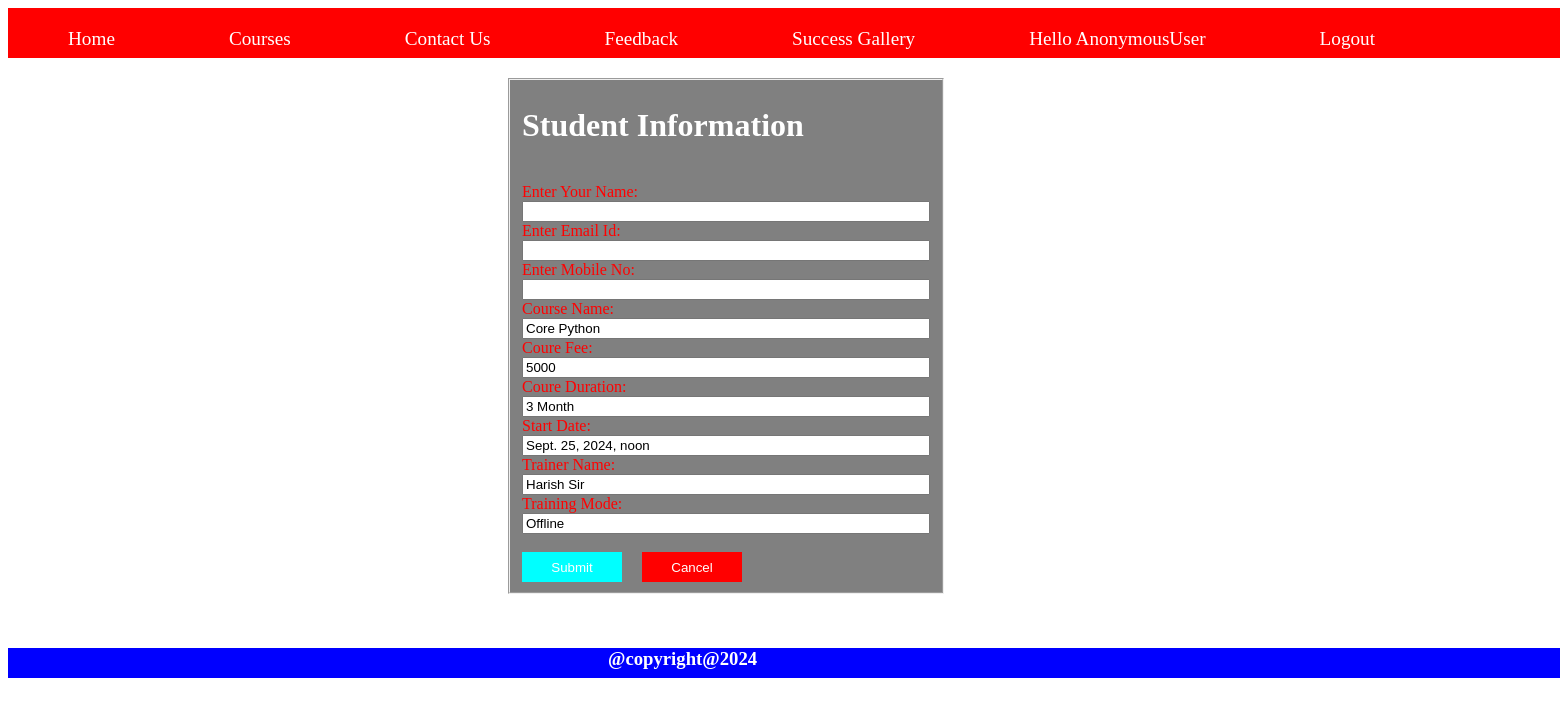
Screenshot of /enroll/1 with the database file from the repository.
### Instituteapp/models.py (models this page shows)
class courses(models.Model):
    course_name=models.CharField(max_length=50)
    fee=models.IntegerField()
    duration=models.CharField(max_length=50)
    stardate=models.DateTimeField()
    trainer_name=models.CharField(max_length=50)
    trainer_exp=models.CharField(max_length=10)
    training_mode=models.CharField(max_length=15)

### Instituteapp/views.py (the view, shortened to what this page needs)
# urls.py: path('enroll/<id>',views.enroll,name='enroll'),
def enroll(request,id):
   data=courses.objects.get(id=id)
   if request.method=='GET':
      return render(request,'enroll.html',{'data':data})

### templates/enroll.html (shortened to what this page needs)
{%extends 'base.html'%}
    {%block a1%}
    <fieldset class="from">
    <h1>Student Information</h1>
    <form method="POST">
        <br> <label>Enter Your Name:</label><br><input type="text" name="fullname">
        <br><label>Enter Email Id:</label><br><input type="email" name="email">
        <br><label>Enter Mobile No:</label><br><input type="text" name="mob">
        <br><label>Course Name:</label><br><input type="text" name="course" value="{{data.course_name}}">
        <br><label>Coure Fee:</label><br> <input type="text"  name="fee" value="{{data.fee}}">
        <br><label>Coure Duration:</label><br> <input type="text"  name="duration" value="{{data.duration}}">
        <br><label>Start Date:</label><br> <input type="text"  name="startdate" value="{{data.stardate}}">
        <br><label>Trainer Name:</label><br> <input type="text"  name="trainername" value="{{data.trainer_name}}">
        <br><label>Training Mode:</label><br> <input type="text"  name="mode" value="{{data.training_mode}}"><br>
        <br>
        <button type="submit" class="b1">Submit</button> &nbsp; &nbsp;
        <button type="reset" class="b2">Cancel</button>
    </form>
    </fieldset>
    {%endblock%}

### templates/enroll.html (style rules this page uses)
.from { position: absolute; margin-top:-600px; background-color: gray; margin-left:500px; }
input { width:400px; }
.b1 { color:white; background-color: aqua; width:100px; height: 30px; border:none; }
.b2 { color:white; background-color: red; width:100px; height:30px; border:none; }
h1 { color:white; }
label { color:red; font-size: medium; }

### rows the page displays
courses: course "Core Python", fee "5000", duration "3 Month", startdate "Sept. 25, 2024, noon", trainername "Harish Sir", mode "Offline"

### other values shown
{{ request.user|capfirst }} "AnonymousUser"
